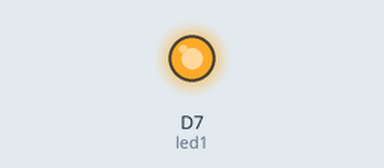
Simulated run of this sketch. Board: ESP8266 (NodeMCU). On the bench: output pins drawn as LEDs (lit = HIGH).

Above: at 0.5 s.
At 46.5 s:
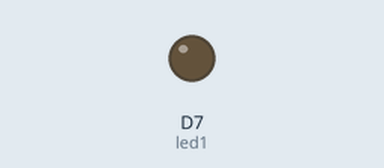
Timing chart, 0 to 51.4 s (numbered marks = the images above):
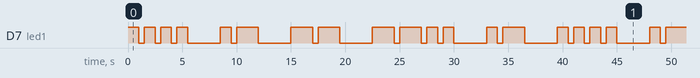

Measured:
- by itself, D7 (led1): moves between LOW and HIGH, repeating every 39.5 s
- by itself, everything shown: repeats every 39.5 s, in 28 steps

The sketch:

blinky.ino
```cpp
int led1 = D7;
void setup()
{
    pinMode (led1, OUTPUT);
}

void loop()
{
    digitalWrite(led1, HIGH);
    delay (1000);
    digitalWrite(led1, LOW);
    delay (500);
    digitalWrite(led1, HIGH);
    delay (1000);
    digitalWrite(led1, LOW);
    delay (500);
    digitalWrite(led1, HIGH);
    delay (1000);
    digitalWrite(led1, LOW);
    delay (500);
    digitalWrite(led1, HIGH);
    delay (1000);
    digitalWrite(led1, LOW);
    delay (3000);

    digitalWrite(led1, HIGH);
    delay (1000);
    digitalWrite(led1, LOW);
    delay (500);
    digitalWrite(led1, HIGH);
    delay (2000);
    digitalWrite(led1, LOW);
    delay (3000);

    digitalWrite(led1, HIGH);
    delay (2000);
    digitalWrite(led1, LOW);
    delay (500);
    digitalWrite(led1, HIGH);
    delay (2000);
    digitalWrite(led1, LOW);
    delay (3000);

    digitalWrite(led1, HIGH);
    delay (2000);
    digitalWrite(led1, LOW);
    delay (500);
    digitalWrite(led1, HIGH);
    delay (2000);
    digitalWrite(led1, LOW);
    delay (500);
    digitalWrite(led1, HIGH);
    delay (1000);
    digitalWrite(led1, LOW);
    delay (500);
    digitalWrite(led1, HIGH);
    delay (1000);
    digitalWrite(led1, LOW);
    delay (3000);

     digitalWrite(led1, HIGH);
    delay (1000);
    digitalWrite(led1, LOW);
    delay (500);
    digitalWrite(led1, HIGH);
    delay (2000);
    digitalWrite(led1, LOW);
    delay (3000);


}
```
